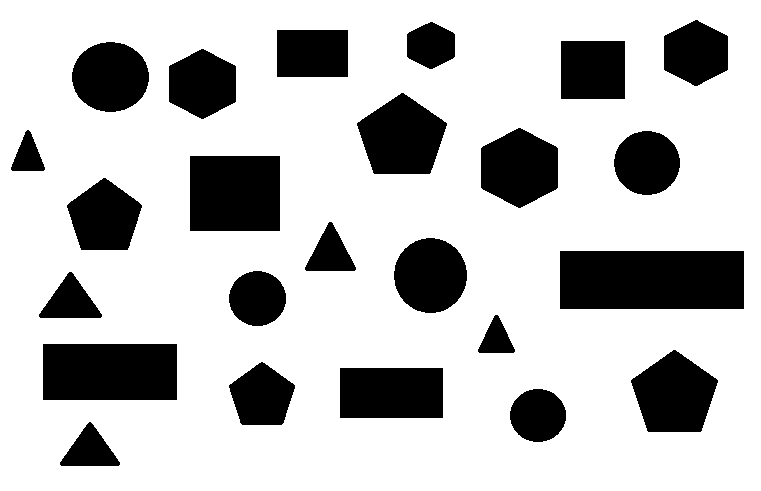
#> input picture images/shape-patterns.png, 761 x 491 px; its folder holds only this picture in this run
$ python -i app.py   (imports and definitions only)
#> lines starting #> are read from the running program, lines starting #| are printed output that depends on the picture; after the words box and inside, x2 and y2 are one past the last pixel; in counts of white or black regions, pixels touching at a corner belong together
#> further down, picture is the input picture: shape (491, 761, 3); 76% white; 24 black regions, largest, box (x1, y1, x2, y2) and area: (560, 251, 744, 309) 10672, (43, 344, 177, 400) 7504, (190, 156, 280, 231) 6750
### src/core/normalizers.py
from __future__ import annotations

import abc
import functools

import numpy as np
import cv2


class Normalizer(abc.ABC):
    @abc.abstractmethod
    def normalize(self, image: np.ndarray) -> np.ndarray:
        ...


class ShapeNormalizer(Normalizer):
    def __init__(self) -> None:
        self.SQUARED_FRAME_SIZE = 512
        self.SQUARED_FRAME_RADIUS_RATIO = 0.4

    def normalize(self, image: np.ndarray) -> np.ndarray:
        cropped_image = self.square_crop(image)
        return cv2.resize(cropped_image, (self.SQUARED_FRAME_SIZE, self.SQUARED_FRAME_SIZE))

    def square_crop(self, image: np.ndarray) -> np.ndarray:
        cy, cx = image.shape[0]/2, image.shape[1]/2
#> cy = 245.5; cx = 380.5
        radius = min(image.shape[:2])
#> radius = 491
        radius *= self.SQUARED_FRAME_RADIUS_RATIO
#> radius = 196.4
        xmin = int(cx-radius)
#> xmin = 184
        xmax = int(cx+radius)
#> xmax = 576
        ymin = int(cy-radius)
#> ymin = 49
        ymax = int(cy+radius)
#> ymax = 441
        if len(image.shape) > 2:
            return image[ymin:ymax, xmin:xmax, :]
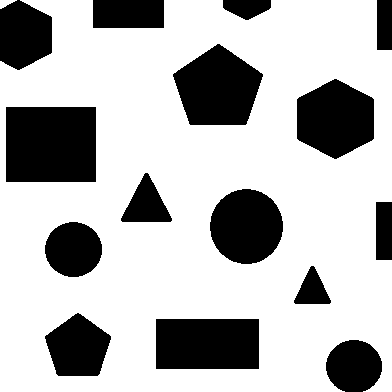
#> returned value: shape (392, 392, 3); 71.9% white; 15 black regions, largest, box (x1, y1, x2, y2) and area: (6, 107, 96, 182) 6750, (156, 319, 259, 369) 5150, (173, 44, 263, 125) 5129
#> in normalize, `return cv2.resize(cropped_image, (self.SQUARED_FRAME_SIZE, self.SQUARE..`:
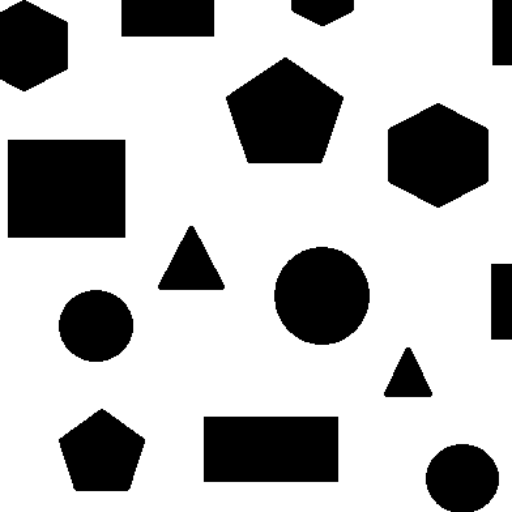
#> returned value: shape (512, 512, 3); min 0, max 255, mean 183.4
        return image[ymin:ymax, xmin:xmax]


class ColorNormalizer(Normalizer):
    def normalize(self, image: np.ndarray) -> np.ndarray:
        return self.applyGrayworldWB(image)

    def applyGrayworldWB(self, image: np.ndarray) -> np.ndarray:
        lab_image = cv2.cvtColor(image, cv2.COLOR_BGR2LAB)
#> lab_image: shape (512, 512, 3); mean of channels 0, 1, 2 183.4, 128, 128
        image_balanced = self.createGrayworldWB().balanceWhite(lab_image)
#> image_balanced: shape (512, 512, 3); mean of channels 0, 1, 2 92.8, 128, 128
        return cv2.cvtColor(image_balanced, cv2.COLOR_LAB2BGR)
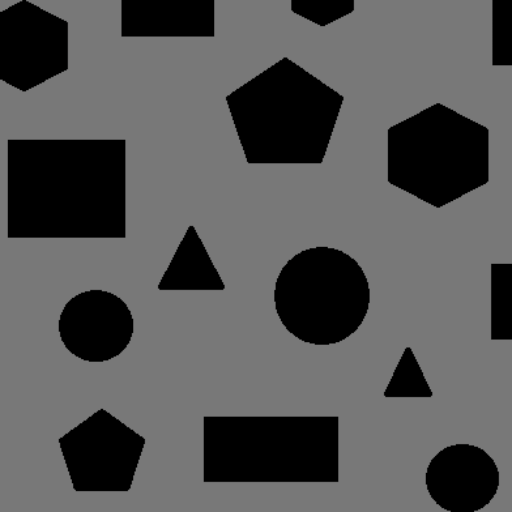
#> returned value: shape (512, 512, 3); mean B, G, R 86.3, 86.3, 86.3

    @functools.cache
    def createGrayworldWB(self):
        return cv2.xphoto.createGrayworldWB()


shapeNormalizer = ShapeNormalizer()
colorNormalizer = ColorNormalizer()

### src/core/segmentations.py
import collections

import numpy as np
import cv2

from .filters import inverse_gaussian_2d_filter
from .fft import fft_filter


STRUCTURING_ELEMENT = cv2.getStructuringElement(cv2.MORPH_ELLIPSE, (7, 7))


# [7 lines left out: function by_saturation, not called in this run]


def by_edge_detection(image: np.ndarray) -> np.ndarray:
    gray_img = cv2.cvtColor(image, cv2.COLOR_BGR2GRAY)
#> (the run stopped early here; a loop or call above may not have finished)
